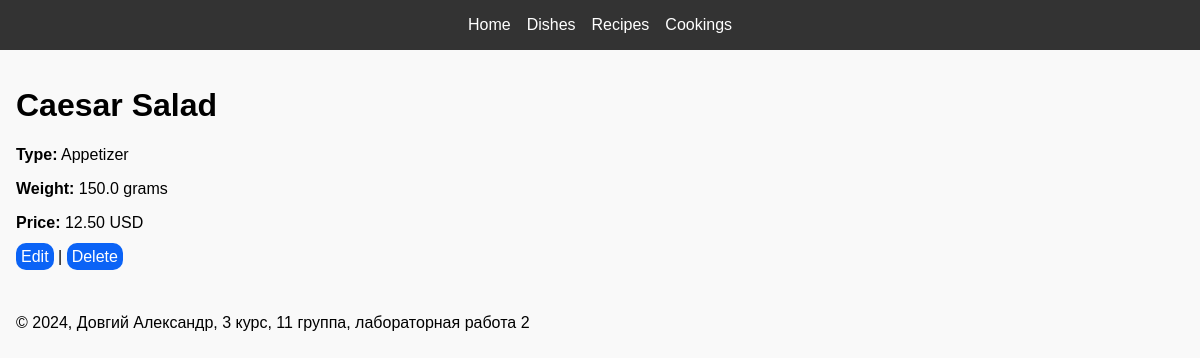
The page /dishes/1/ on the database its author committed.
### core/models.py (models this page shows, shortened)
class Dish(models.Model):
    name = models.CharField(max_length=255)
    type = models.CharField(max_length=255)
    weight = models.FloatField()
    price = models.DecimalField(max_digits=10, decimal_places=2)

### core/views.py (the view)
# urls.py: path('dishes/<int:pk>/', views.dish_detail, name='dish_detail'),
def dish_detail(request, pk):
    dish = get_object_or_404(Dish, pk=pk)
    return render(request, 'dishes/dish_detail.html', {'dish': dish})

### templates/dishes/dish_detail.html (shortened to what this page needs)
{% extends 'base.html' %}
{% block content %}
<h1>{{ dish.name }}</h1>
<p><strong>Type:</strong> {{ dish.type }}</p>
<p><strong>Weight:</strong> {{ dish.weight }} grams</p>
<p><strong>Price:</strong> {{ dish.price }} USD</p>
<div>
    <a class="floating-button" href="{% url 'dish_edit' dish.id %}">Edit</a> |
    <a class="floating-button" href="{% url 'dish_delete' dish.id %}">Delete</a>
</div>
{% endblock %}

### templates/base.html (style rules this page uses)
body { font-family: Arial, sans-serif; margin: 0; padding: 0; background-color: #f9f9f9; }
.floating-button { border-radius: 10px; color: white; transition: .2s linear; background: #0B63F6; padding: 5px; text-decoration: none; outline: none; border: none; font-size: 16px; }

### rows shown on the page
Dish: name "Caesar Salad", type "Appetizer", weight "150.0", price "12.50"
